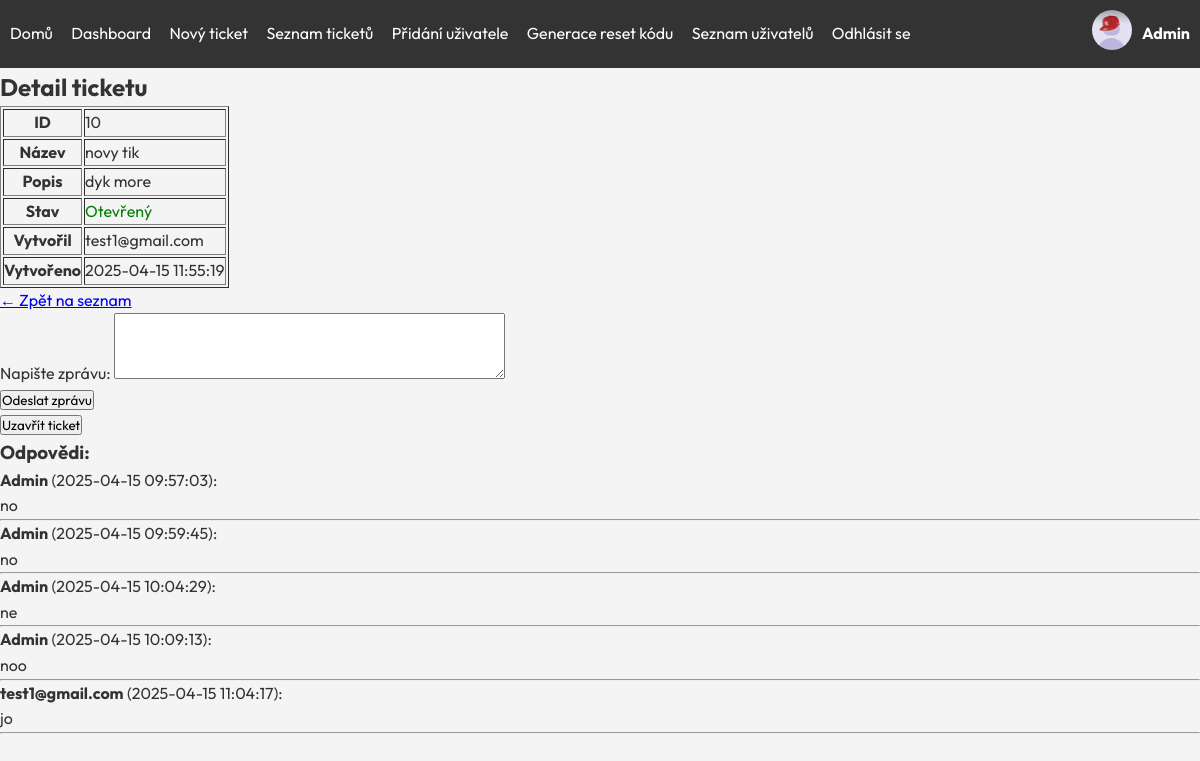
Screenshot of /Frontend/ticket_detail.php?id=10 (signed in) with the database file from the repository.
### tables this page shows
CREATE TABLE `tickets` (
  `id` int(11) NOT NULL,
  `user_id` int(11) NOT NULL,
  `title` varchar(255) NOT NULL,
  `description` text NOT NULL,
  `status` enum('Otevřený','Uzavřený') DEFAULT 'Otevřený',
  `priority` enum('Nízká','Střední','Vysoká') NOT NULL,
  `platform` enum('Windows','Mac','Linux','Android','iPhone') NOT NULL,
  `created_at` datetime NOT NULL,
  `closed_at` datetime DEFAULT NULL
);

CREATE TABLE `users` (
  `id` int(11) NOT NULL,
  `name` varchar(100) NOT NULL,
  `email` varchar(255) NOT NULL,
  `role` varchar(255) NOT NULL,
  `created_at` timestamp NOT NULL DEFAULT current_timestamp(),
  `password` varchar(255) NOT NULL
);

CREATE TABLE `ticket_replies` (
  `id` int(11) NOT NULL,
  `ticket_id` int(11) NOT NULL,
  `user_id` int(11) NOT NULL,
  `message` text NOT NULL,
  `created_at` timestamp NOT NULL DEFAULT current_timestamp()
);

### Frontend/ticket_detail.php (the view, shortened to what this page needs)
<?php
include 'db.php';
$ticket_id = intval($_GET['id']);
$user_id = $_SESSION['user_id'];
$sql = "SELECT tickets.id, tickets.title, tickets.description, tickets.status, tickets.created_at, tickets.closed_at, users.id AS owner_id, users.name
        FROM tickets
        JOIN users ON tickets.user_id = users.id
        WHERE tickets.id = ?";
$stmt = $conn->prepare($sql);
$stmt->bind_param("i", $ticket_id);
$stmt->execute();
$result = $stmt->get_result();
$ticket = $result->fetch_assoc();
?>
<!DOCTYPE html>
<html lang="cs">
<head>
    <link rel="stylesheet" href="s/style.css">
</head>
<body>
    <?php include 'header.php'; ?>
    <h2>Detail ticketu</h2>
    <table border="1">
        <tr>
            <th>ID</th>
            <td><?= $ticket['id'] ?></td>
        </tr>
        <tr>
            <th>Název</th>
            <td><?= htmlspecialchars($ticket['title']) ?></td>
        </tr>
        <tr>
            <th>Popis</th>
            <td><?= nl2br(htmlspecialchars($ticket['description'])) ?></td>
        </tr>
        <tr>
            <th>Stav</th>
            <td>
                <?php if ($ticket['status'] === 'Otevřený'): ?>
                    <span style="color: green;">Otevřený</span>
                <?php else: ?>
                    <span style="color: red;">Uzavřený</span>
                <?php endif; ?>
            </td>
        </tr>
        <tr>
            <th>Vytvořil</th>
            <td><?= htmlspecialchars($ticket['name']) ?></td>
        </tr>
        <tr>
            <th>Vytvořeno</th>
            <td><?= $ticket['created_at'] ?></td>
        </tr>
    </table>
    <p><a href="<?= ($ticket['status'] === 'Otevřený') ? 'dashboard.php' : 'tickets.php' ?>">← Zpět na seznam</a></p>
    <?php if ($ticket['status'] === 'Otevřený'): ?>
        <form action="ticket_detail.php?id=<?= $ticket['id'] ?>" method="POST">
            <label for="message">Napište zprávu:</label>
            <textarea id="message" name="message" rows="4" cols="50" required></textarea><br>
            <button type="submit" name="submit_message">Odeslat zprávu</button>
        </form>
    <?php endif; ?>
    <?php if ($ticket['status'] === 'Otevřený' && ($role === 'it' || $ticket['owner_id'] == $user_id)): ?>
        <form action="ticket_detail.php?id=<?= $ticket['id'] ?>" method="POST" onsubmit="return confirmClose()">
            <button type="submit" name="close_ticket">Uzavřít ticket</button>
        </form>
    <?php endif; ?>
    <h3>Odpovědi:</h3>
    <?php
    $sql_replies = "SELECT ticket_replies.message, ticket_replies.created_at, users.name
                    FROM ticket_replies
                    JOIN users ON ticket_replies.user_id = users.id
                    WHERE ticket_replies.ticket_id = ?
                    ORDER BY ticket_replies.created_at ASC";
    $stmt_replies = $conn->prepare($sql_replies);
    $stmt_replies->bind_param("i", $ticket_id);
    $stmt_replies->execute();
    $result_replies = $stmt_replies->get_result();
    while ($reply = $result_replies->fetch_assoc()) {
        echo "<div><strong>" . htmlspecialchars($reply['name']) . "</strong> (" . $reply['created_at'] . "): <br>" . nl2br(htmlspecialchars($reply['message'])) . "</div><hr>";
    }
    ?>
</body>
</html>

### Frontend/header.php (shortened to what this page needs)
<?php
$jmeno = $_SESSION['user'];
$role = $_SESSION['role'];
$profilovy_obrazek = ($role === 'it') ? 'photo/it-pfp.jpg' : (($role === 'ucitel') ? 'photo/ucitel.jpg' : (($role === 'zak') ? 'photo/zak.jpg' : 'photo/default.png'));
?>
<header style="display: flex; justify-content: space-between; align-items: center; padding: 10px; background: #333; color: white;">
    <nav>
        <a href="index.php" style="color: white; text-decoration: none; margin-right: 15px;">Domů</a>
        <a href="dashboard.php" style="color: white; text-decoration: none; margin-right: 15px;">Dashboard</a>
        <a href="new_ticket.php" style="color: white; text-decoration: none; margin-right: 15px;">Nový ticket</a>
        <a href="tickets.php" style="color: white; text-decoration: none; margin-right: 15px;">Seznam ticketů</a>
        <?php if ($role === 'it'): ?>
            <a href="pridat_uzivatele.php" style="color: white; text-decoration: none; margin-right: 15px;">Přidání uživatele</a>
            <a href="generate_reset_code.php" style="color: white; text-decoration: none; margin-right: 15px;">Generace reset kódu</a>
            <a href="users.php" style="color: white; text-decoration: none; margin-right: 15px;">Seznam uživatelů</a>
        <?php endif; ?>
        <a href="logout.php" style="color: white; text-decoration: none; margin-right: 15px;">Odhlásit se</a>
    </nav>
    <div style="display: flex; align-items: center;">
        <a href="muj-ucet.php"><img src="<?= htmlspecialchars($profilovy_obrazek) ?>" alt="Profilový obrázek" style="width: 40px; height: 40px; border-radius: 50%; margin-right: 10px;"></a>
        <a href="muj-ucet.php" style="color: white; text-decoration: none; font-weight: bold;"><?= htmlspecialchars($jmeno) ?></a>
    </div>
</header>

### Frontend/s/style.css (style rules this page uses)
:root { --primary-color: #007bff; --dark-color: #1a1a2e; --light-color: #f4f4f4; --text-color: #333; }
* { margin: 0; padding: 0; box-sizing: border-box; font-family: 'Outfit', sans-serif; }
body { background: var(--light-color); color: var(--text-color); line-height: 1.6; }

### Frontend/s/header.css (style rules this page uses)
header { background: var(--dark-color); color: white; padding: 15px 20px; display: flex; justify-content: space-between; align-items: center; }

### rows the page displays
tickets: id "10", title "novy tik", description "dyk more", user.name "test1@gmail.com", created_at "2025-04-15 11:55:19"
ticket_replies: user.name "Admin", created_at "2025-04-15 09:57:03", message "no"
ticket_replies: user.name "Admin", created_at "2025-04-15 09:59:45", message "no"
ticket_replies: user.name "Admin", created_at "2025-04-15 10:04:29", message "ne"
ticket_replies: user.name "Admin", created_at "2025-04-15 10:09:13", message "noo"
ticket_replies: user.name "test1@gmail.com", created_at "2025-04-15 11:04:17", message "jo"

### other values shown
$jmeno "Admin"
